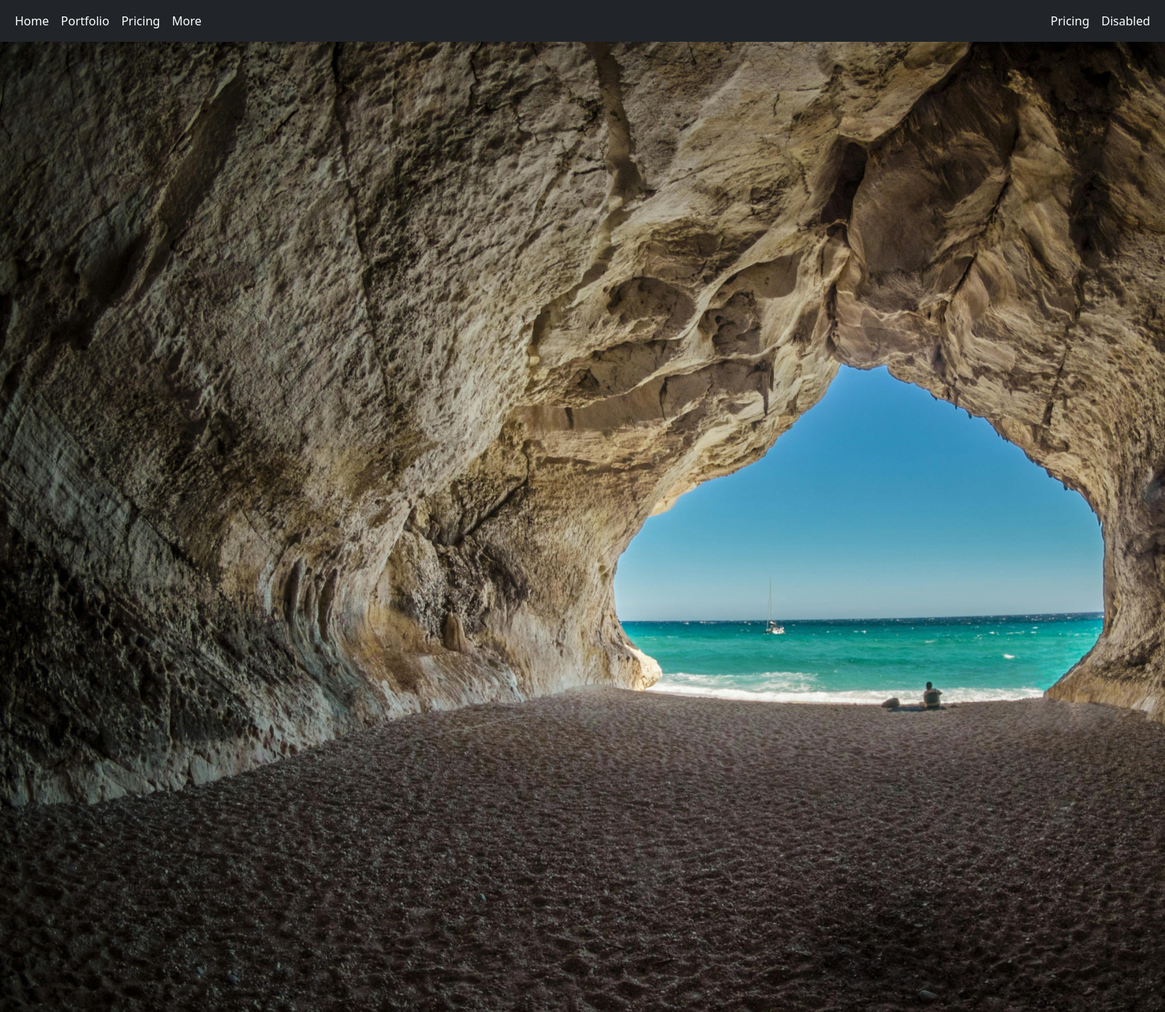
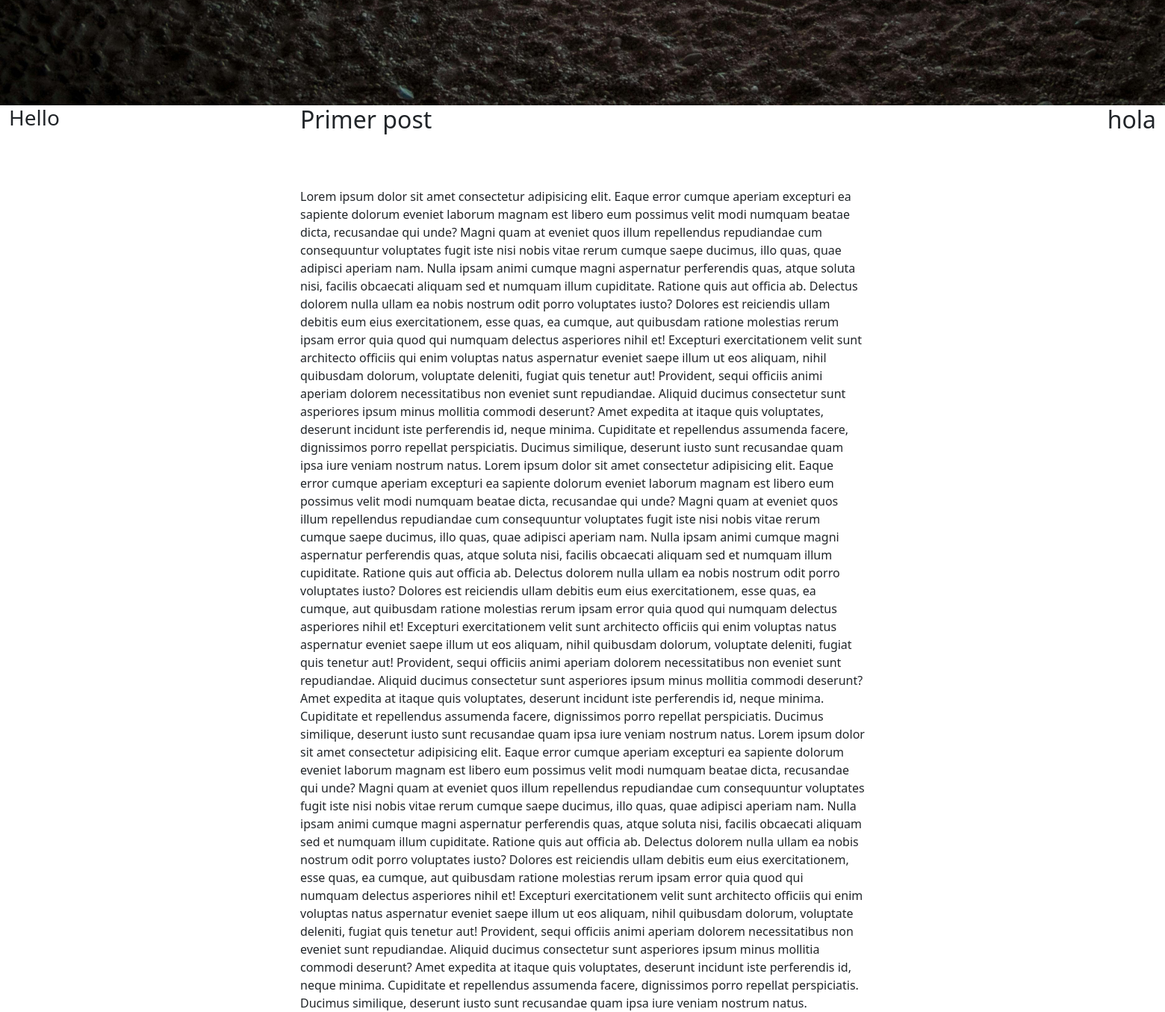
The page /1 on the database its author committed (2 pictures, top to bottom).
### posted/models.py (models this page shows)
class Post(models.Model):
    title = models.CharField(max_length=100, null=False)
    image = models.ImageField(null=True, blank=True, upload_to="media")
    publish = CKEditor5Field(blank=True, config_name="extends")
    date = models.DateField(datetime.date.today)

### posted/views.py (the view)
# urls.py: path('<int:post_id>',post_detail)
def post_detail(request, post_id):
    post = get_object_or_404(Post, pk=post_id)
    return render(request, 'postdt.html',{'post':post})

### posted/templates/postdt.html (shortened to what this page needs)
{% extends 'layouts/base.html' %} {% block content %}
<div class="container-fluid">
    <div class="row justify-content-center">
        <div class="col">
            <h3>Hello</h3>
        </div>
        <div class="col-6">
            <h2>{{post.title}}</h2>
            <br>
            {{post.publish|safe}}
        </div>
        <div class="col text-end">
            <h2>hola</h2>
        </div>
    </div>
</div>
{% endblock %}

### rows shown on the page
Post: title "Primer post", publish "Lorem ipsum dolor sit amet consectetur adipisicing elit. Eaque error cumque aperiam excepturi ea sapiente dolorum eveniet laborum magnam est libero eum possimus velit modi numquam beatae dicta, recusandae qui unde? Magni quam at eveniet quos illum repellendus repudiandae cum consequuntur voluptates fugit iste nisi nobis vitae rerum cumque saepe ducimus, illo quas, quae adipisci aperiam nam. Nulla ipsam animi cumque magni aspernatur perferendis quas, atque soluta nisi, facilis obcaecati aliquam sed et numquam illum cupiditate. Ratione quis aut officia ab. Delectus dolorem nulla ullam ea nobis nostrum odit porro voluptates iusto? Dolores est reiciendis ullam debitis eum eius exercitationem,…"
